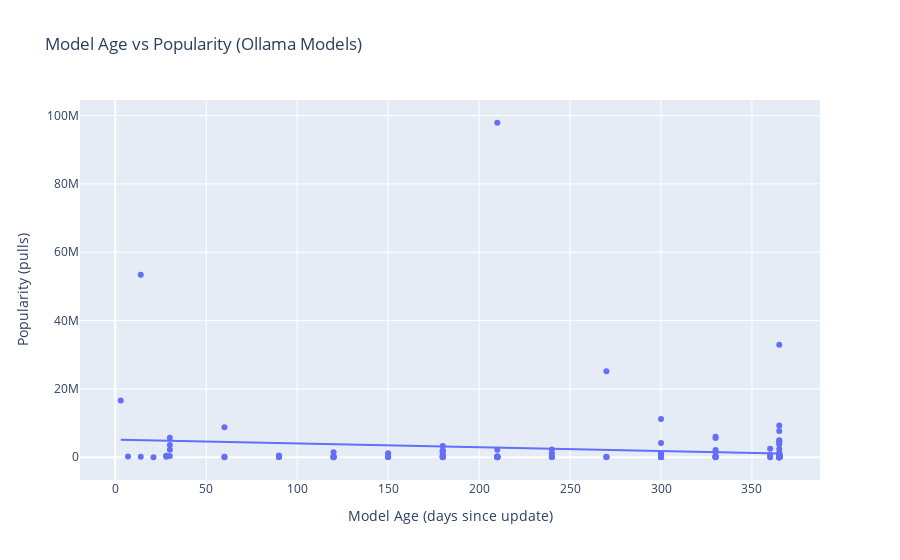

Notebook code cell kept with this figure:
### Code cell
# Drop rows with missing values
df_clean = df.dropna(subset=['updated_days', 'popularity'])

# Plotly scatter plot with trendline
fig = px.scatter(df_clean, x='updated_days', y='popularity',
                 hover_name='name',
                 trendline='ols',
                 labels={'updated_days': 'Model Age (days since update)', 'popularity': 'Popularity (pulls)'},
                 title='Model Age vs Popularity (Ollama Models)')
fig.show()

### Figure 1 — Plotly figure (JSON) as saved in the notebook; plotly's stock layout.template omitted (floating-point values rounded to 4 significant figures; data arrays with more than 128 entries replaced by an {"elided": "..."} marker saying what was removed)
{"data": [{"hovertemplate": "<b>%{hovertext}</b><br><br>Model Age (days since update)=%{x}<br>Popularity (pulls)=%{y}<extra></extra>", "hovertext": {"elided": "175 str values"}, "legendgroup": "", "marker": {"color": "#636efa", "symbol": "circle"}, "mode": "markers", "name": "", "orientation": "v", "showlegend": false, "type": "scatter", "x": {"elided": "175 int values"}, "xaxis": "x", "y": {"elided": "175 float values"}, "yaxis": "y"}, {"hovertemplate": "<b>OLS trendline</b><br>popularity = -11112.1 * updated_days + 5.14231e+06<br>R<sup>2</sup>=0.018625<br><br>Model Age (days since update)=%{x}<br>Popularity (pulls)=%{y} <b>(trend)</b><extra></extra>", "legendgroup": "", "marker": {"color": "#636efa", "symbol": "circle"}, "mode": "lines", "name": "", "showlegend": false, "type": "scatter", "x": {"elided": "175 int values"}, "xaxis": "x", "y": {"elided": "175 float values"}, "yaxis": "y"}], "layout": {"legend": {"tracegroupgap": 0}, "title": {"text": "Model Age vs Popularity (Ollama Models)"}, "xaxis": {"anchor": "y", "domain": [0, 1], "title": {"text": "Model Age (days since update)"}}, "yaxis": {"anchor": "x", "domain": [0, 1], "title": {"text": "Popularity (pulls)"}}}}
